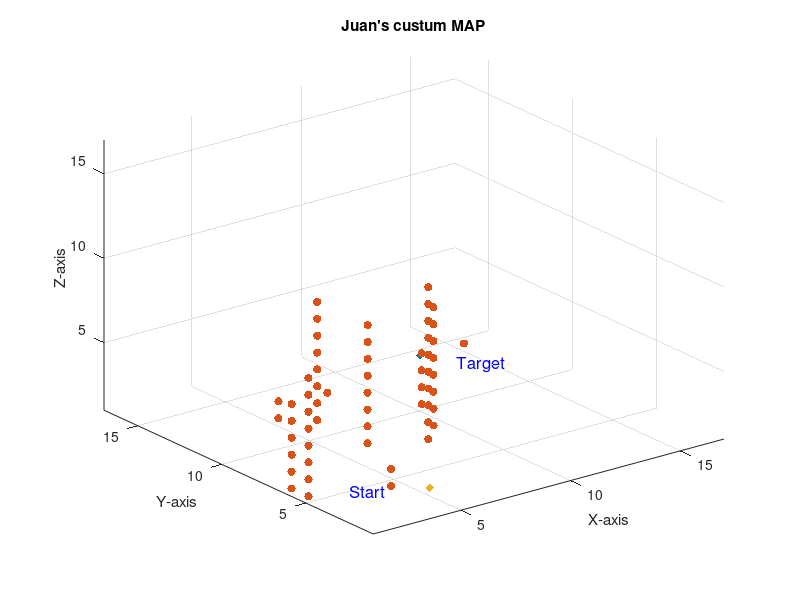

This figure's MATLAB source:
% Define the 3-D MAP ARRAY range in (x,y,z)
MAX_X = 15;
MAX_Y = 15;
MAX_Z = 15; % Set the maximum Z value for the 3D map
MAP = 2 * ones(MAX_X, MAX_Y, MAX_Z);  % Initialize the 3D map

% Generating random x and y values
randomXVals = randi([1, MAX_X], 1, MAX_X);
randomYVals = randi([1, MAX_Y], 1, MAX_Y);

% Initialize random obstacles at random (x, y) positions
zval = 1;

% Percentage of obstacle reduction
percentage = 0.20;
actualPercentage = floor(MAX_X * percentage);

for i = 1:(MAX_Y-actualPercentage)
    xval = randomXVals(i);
    yval = randomYVals(i);
    
    % Set the corresponding position in the MAP array to -1
    MAP(xval, yval, zval) = -1;
    
    % Add a random number of obstacles in the z-axis for every obstacle at (x, y)
    randomHeightReduction = randi(MAX_Y)/2;
    bldgRandomHeight = randi(MAX_X) - randomHeightReduction;
    for dz = 1:bldgRandomHeight
        if zval + dz <= MAX_Z
            MAP(xval, yval, zval + dz) = -1;
        end
    end
end

% Generating the Start (x,y) ----------

% Initialize (x,y)
xStart = 0;  
yStart = 0;
while true
    % Generate random x and y values for starting position, range [1,5]
    xStart = randi(5);
    yStart = randi(5);

    % Check if the generated starting position is within the bounds of the MAP array
    if xStart > 0 && xStart <= size(MAP, 1) && yStart > 0 && yStart <= size(MAP, 2)
        break;  % Exit the loop when a valid starting position is found
    end
end

% Generating the target (x,y)
xTarget = 0;  % Initialize xStart
yTarget = 0;  % Initialize yStart
while true
    % Generate random x and y values for target, range [max-5, max]
    xTarget = randi([MAX_X-5, MAX_X]);
    yTarget = randi([MAX_X-5, MAX_X]);

    % check if the (x,y) is within the bounds of the MAP
    if xTarget > 0 && xTarget <= size(MAP, 1) && yTarget > 0 && yTarget <= size(MAP, 2)
        break;  % Exit the loop when a valid starting position is found
    end
end

% Robot starting and target position
zStart = 1;
MAP(xStart, yStart, zStart) = 1;

zTarget = 1;
MAP(xTarget, yTarget, zTarget) = 0;


% Create a 3D visualization
[x, y, z] = meshgrid(1:MAX_X, 1:MAX_Y, 1:MAX_Z);
figure;
hold on;

% Center data points in each grid cell
scatter3(x(MAP == 0) + 0.5, y(MAP == 0) + 0.5, z(MAP == 0), 'red', 'filled', 'Marker', 'diamond');
scatter3(x(MAP == -1) + 0.5, y(MAP == -1) + 0.5, z(MAP == -1), 'black', 'filled');
scatter3(x(MAP == 1) + 0.5, y(MAP == 1) + 0.5, z(MAP == 1), 'green', 'filled', 'Marker', 'diamond');

% Label start and target points
text(xStart, yStart, zStart, 'Start', 'FontSize', 12, 'Color', 'b');
text(xTarget, yTarget, zTarget, 'Target', 'FontSize', 12, 'Color', 'b');


% label axis
title("Juan's custum MAP");
xlabel('X-axis');
ylabel('Y-axis');
zlabel('Z-axis');


% Set min and max for each x, y, z view respectively
axis([1, MAX_X+2, 1, MAX_Y+2, 1, MAX_Z+2]);
grid on;

% 3D perspective
view(3);